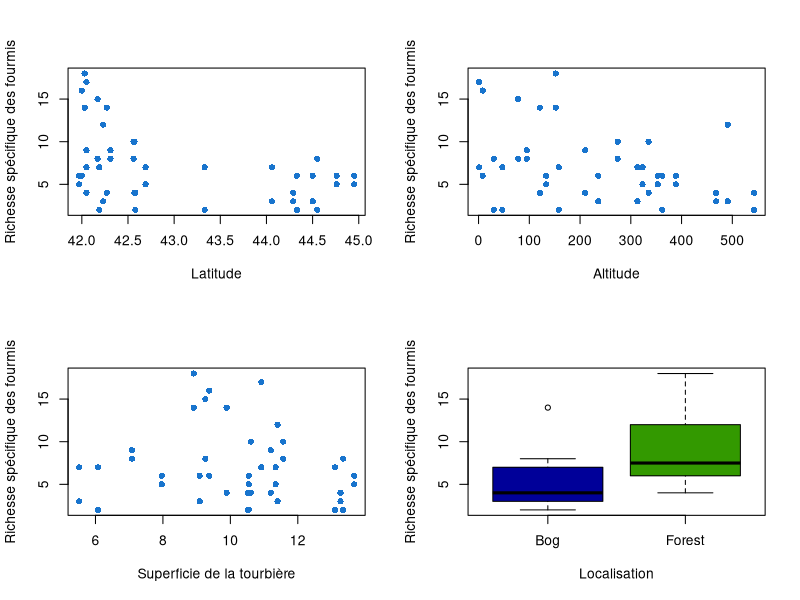
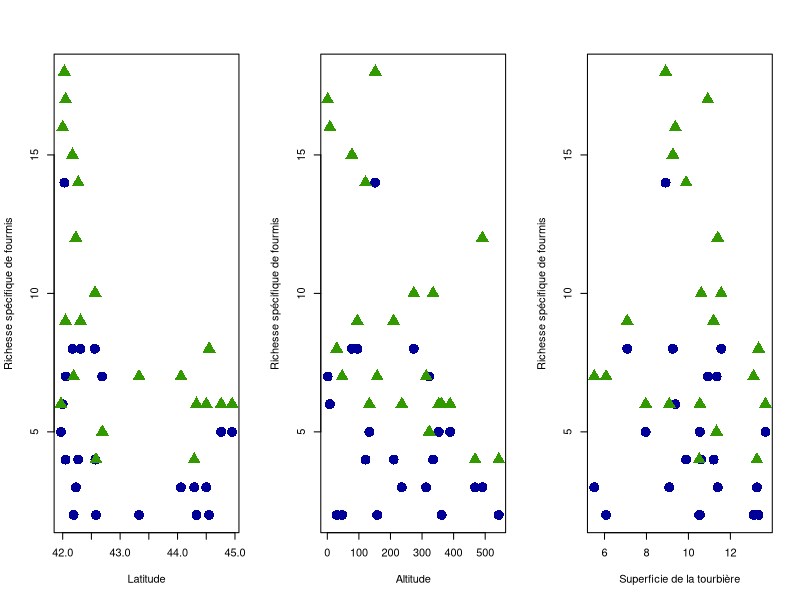
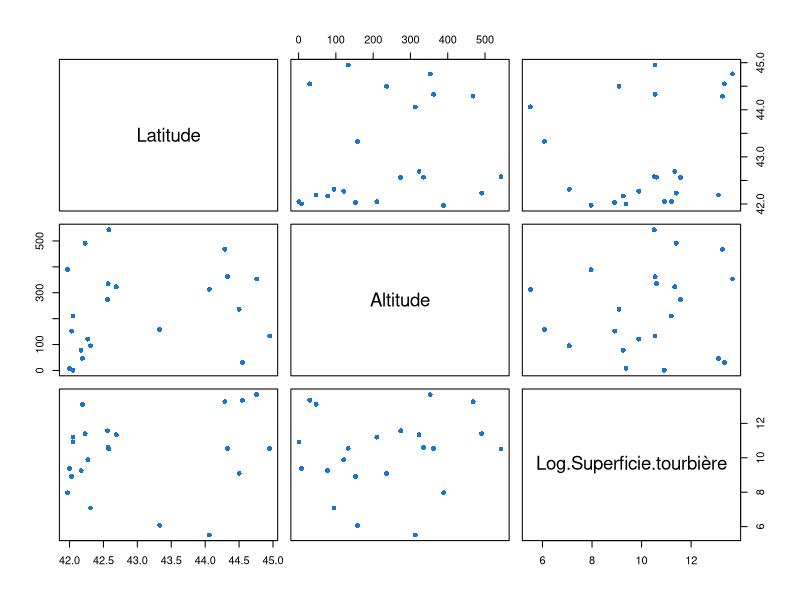

Source code (R) for these figures, in order: (Note: this script raises an error after producing the figures.)
## ---- chunk 1
#importation
dataAnts <- read.table("BogAnts.txt", dec=".", header = TRUE)

#Passer la localisation en facteur 
dataAnts$Location<-as.factor(dataAnts$Location)

#vérification du type des variables 
str(dataAnts)
## ---- chunk 2
#Ligne ajouté qui sera supprimée, c'est juste pour avoir les données correctes
par(mfrow=c(1,3))

dataAnts$LogArea<-log(dataAnts$Area)

## ---- chunk 3

par(mfrow=c(2,2))

# Pour la variable Latitude
plot(dataAnts$Nsp~dataAnts$Latitude,pch=16,col='dodgerblue3',xlab='Latitude',ylab='Richesse spécifique des fourmis')

# Pour la variable Altitude
plot(dataAnts$Nsp~dataAnts$Elevation,pch=16,col='dodgerblue3',xlab='Altitude',ylab='Richesse spécifique des fourmis')

# Pour la variable Superficie de la tourbière
plot(dataAnts$Nsp~dataAnts$LogArea,pch=16,col='dodgerblue3',xlab='Superficie de la tourbière',ylab='Richesse spécifique des fourmis')

# Pour la variable Localisation
boxplot(dataAnts$Nsp~dataAnts$Location, varwidth = TRUE, ylab = "Richesse spécifique des fourmis", xlab = "Localisation", col=c('#000099','#339900'), main = "")
## ---- chunk 4

par(mfrow=c(1,3))
# Interactions entre Latitude & Localisation
plot(dataAnts$Nsp~dataAnts$Latitude,type='n',ylab = "Richesse spécifique de fourmis",xlab="Latitude")
points(dataAnts$Nsp[dataAnts$Location=="Bog"]~dataAnts$Latitude[dataAnts$Location=="Bog"],pch=16,cex=2,col='#000099')
points(dataAnts$Nsp[dataAnts$Location=="Forest"]~dataAnts$Latitude[dataAnts$Location=="Forest"],pch=17,cex=2,col='#339900')

# Interactions entre Altitude & Localisation
plot(dataAnts$Nsp~dataAnts$Elevation,type='n',ylab = "Richesse spécifique de fourmis",xlab="Altitude")
points(dataAnts$Nsp[dataAnts$Location=="Bog"]~dataAnts$Elevation[dataAnts$Location=="Bog"],pch=16,cex=2,col='#000099')
points(dataAnts$Nsp[dataAnts$Location=="Forest"]~dataAnts$Elevation[dataAnts$Location=="Forest"],pch=17,cex=2,col='#339900')

# Interactions entre Superficie de la tourbière & Localisation
plot(dataAnts$Nsp~dataAnts$LogArea,type='n',ylab = "Richesse spécifique de fourmis",xlab="Superficie de la tourbière")
points(dataAnts$Nsp[dataAnts$Location=="Bog"]~dataAnts$LogArea[dataAnts$Location=="Bog"],pch=16,cex=2,col='#000099')
points(dataAnts$Nsp[dataAnts$Location=="Forest"]~dataAnts$LogArea[dataAnts$Location=="Forest"],pch=17,cex=2,col='#339900')

## ---- chunk 5

# Vérifier la colinéarité entre les variables continues indépendantes

# On fait un graphique pour chaque paire de covariables
newdata<-cbind(dataAnts$Latitude,dataAnts$Elevation,dataAnts$LogArea)
colnames(newdata)<-c('Latitude','Altitude','Log Superficie tourbière')
newdata<-data.frame(newdata)
plot(newdata,pch=16,col='dodgerblue3')

#On calcule la corrélation de chaque paire de covariables
M<-cor(newdata)
corrplot.mixed(M,upper="square",lower.col="black", tl.col="black",cl.cex = 0.8,tl.cex = 0.7,number.cex =0.8)

# On vérifie la collinéarité entre catégories et variables continues
par(mfrow=c(1,3))
#Latitude et Localisation
boxplot(dataAnts$Latitude~dataAnts$Location, varwidth = TRUE, ylab = "Latitude", xlab = "Localisation",col=c('#000099','#339900'), main = "")

#Altitude et Localisation
boxplot(dataAnts$Elevation~dataAnts$Location, varwidth = TRUE, ylab = "Altitude", xlab = "Localisation",col=c('#000099','#339900'), main = "")

#Superficie de la tourbière et Localisation
boxplot(dataAnts$LogArea~dataAnts$Location, varwidth = TRUE, ylab = "Superficie de la tourbière", xlab = "Localisation",col=c('#000099','#339900'), main = "")
